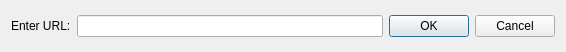
<?xml version="1.0" encoding="UTF-8"?>
<ui version="4.0">
 <class>openfromwebdlg</class>
 <widget class="QDialog" name="openfromwebdlg">
  <property name="geometry">
   <rect>
    <x>0</x>
    <y>0</y>
    <width>566</width>
    <height>52</height>
   </rect>
  </property>
  <property name="windowTitle">
   <string>Open Directory On Webserver</string>
  </property>
  <property name="locale">
   <locale language="English" country="UnitedKingdom"/>
  </property>
  <layout class="QHBoxLayout" name="horizontalLayout">
   <item>
    <widget class="QLabel" name="label">
     <property name="text">
      <string>Enter URL:</string>
     </property>
    </widget>
   </item>
   <item>
    <widget class="QLineEdit" name="lineEditWebUrl"/>
   </item>
   <item>
    <widget class="QDialogButtonBox" name="buttonBox">
     <property name="sizePolicy">
      <sizepolicy hsizetype="Fixed" vsizetype="Fixed">
       <horstretch>0</horstretch>
       <verstretch>0</verstretch>
      </sizepolicy>
     </property>
     <property name="orientation">
      <enum>Qt::Horizontal</enum>
     </property>
     <property name="standardButtons">
      <set>QDialogButtonBox::Cancel|QDialogButtonBox::Ok</set>
     </property>
    </widget>
   </item>
  </layout>
 </widget>
 <resources/>
 <connections>
  <connection>
   <sender>buttonBox</sender>
   <signal>accepted()</signal>
   <receiver>openfromwebdlg</receiver>
   <slot>accept()</slot>
   <hints>
    <hint type="sourcelabel">
     <x>248</x>
     <y>254</y>
    </hint>
    <hint type="destinationlabel">
     <x>157</x>
     <y>274</y>
    </hint>
   </hints>
  </connection>
  <connection>
   <sender>buttonBox</sender>
   <signal>rejected()</signal>
   <receiver>openfromwebdlg</receiver>
   <slot>reject()</slot>
   <hints>
    <hint type="sourcelabel">
     <x>316</x>
     <y>260</y>
    </hint>
    <hint type="destinationlabel">
     <x>286</x>
     <y>274</y>
    </hint>
   </hints>
  </connection>
 </connections>
</ui>
